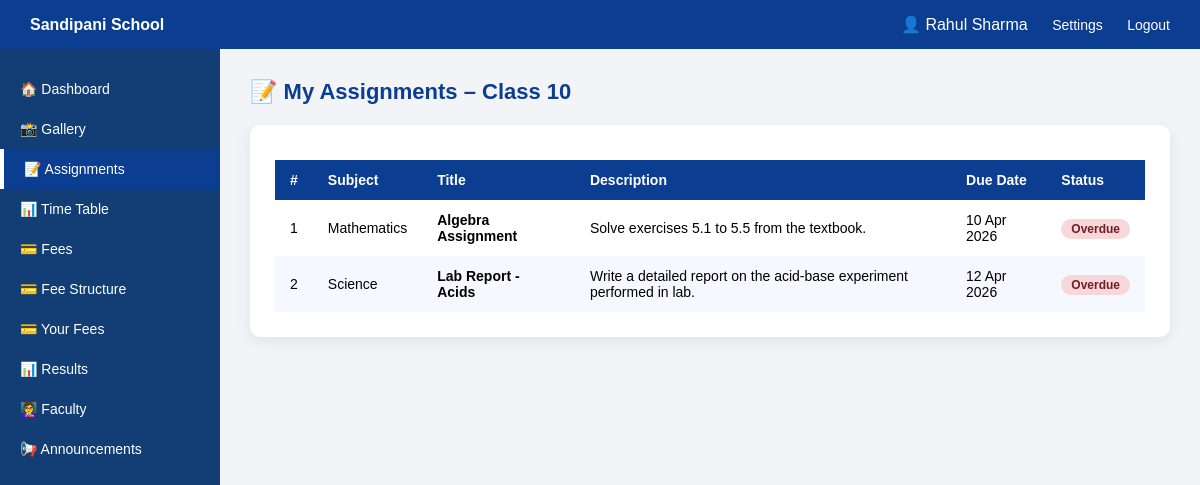
/assignments.php (signed in), run on the app's committed database.
### tables this page shows
CREATE TABLE IF NOT EXISTS assignments (
    id          INT AUTO_INCREMENT PRIMARY KEY,
    class       VARCHAR(20)  NOT NULL,
    subject     VARCHAR(100) NOT NULL,
    title       VARCHAR(200) NOT NULL,
    description TEXT,
    due_date    DATE,
    created_at  TIMESTAMP DEFAULT CURRENT_TIMESTAMP
);

### assignments.php (the view, shortened to what this page needs)
<?php
include "db.php";
$full_name  = $_SESSION['full_name'] ?? $_SESSION['user'];
$user_class = $_SESSION['class'] ?? '';
$stmt = $conn->prepare("SELECT * FROM assignments WHERE class=? ORDER BY due_date ASC");
$stmt->bind_param("s", $user_class);
$stmt->execute();
$results = $stmt->get_result();
?>
<!DOCTYPE html>
<html lang="en">
<head>
</head>
<body>
<div class="topbar">
    <div><strong>Sandipani School</strong></div>
    <div class="top-links">
        <span>👤 <?php echo htmlspecialchars($full_name); ?></span>
        <a href="settings.php">Settings</a>
        <a href="logout.php">Logout</a>
    </div>
</div>
<div class="container">
    <div class="sidebar">
        <a href="dashboard.php">🏠 Dashboard</a>
        <a href="gallery-more.php">📸 Gallery</a>
        <a href="assignments.php" class="active">📝 Assignments</a>
        <a href="timetable.php">📊 Time Table</a>
        <a href="fee.php">💳 Fees</a>
        <a href="fees.php">💳 Fee Structure</a>
        <a href="fees1.php">💳 Your Fees</a>
        <a href="result.php">📊 Results</a>
        <a href="faculty.php">👩‍🏫 Faculty</a>
        <a href="announcement.php">📢 Announcements</a>
    </div>
    <div class="main">
        <div class="page-title">📝 My Assignments – <?php echo htmlspecialchars($user_class); ?></div>
        <div class="card">
            <?php if($results && $results->num_rows > 0): ?>
            <table>
                <thead>
                    <tr>
                        <th>#</th>
                        <th>Subject</th>
                        <th>Title</th>
                        <th>Description</th>
                        <th>Due Date</th>
                        <th>Status</th>
                    </tr>
                </thead>
                <tbody>
                <?php $i=1; while($row = $results->fetch_assoc()):
                    $due     = strtotime($row['due_date']);
                    $today   = time();
                    $diff    = ($due - $today) / 86400;
                    if($diff < 0)       { $status = 'Overdue'; $badge = 'badge-overdue'; }
                    elseif($diff <= 2)  { $status = 'Due Soon'; $badge = 'badge-due'; }
                    else                { $status = 'Upcoming'; $badge = 'badge-ok'; }
                ?>
                    <tr>
                        <td><?php echo $i++; ?></td>
                        <td><?php echo htmlspecialchars($row['subject']); ?></td>
                        <td><strong><?php echo htmlspecialchars($row['title']); ?></strong></td>
                        <td><?php echo htmlspecialchars($row['description'] ?? '-'); ?></td>
                        <td><?php echo date('d M Y', strtotime($row['due_date'])); ?></td>
                        <td><span class="<?php echo $badge; ?>"><?php echo $status; ?></span></td>
                    </tr>
                <?php endwhile; ?>
                </tbody>
            </table>
            <?php else: ?>
                <div class="no-data">📭 No assignments found for your class.</div>
            <?php endif; ?>
        </div>
    </div>
</div>
</body>
</html>

### assignments.php (style rules this page uses)
* { margin:0; padding:0; box-sizing:border-box; font-family:Arial,sans-serif; }
body { background:#f2f4f8; }
.topbar { background:#0b3d91; color:white; padding:15px 30px; display:flex; justify-content:space-between; align-items:center; }
.top-links a { color:white; text-decoration:none; margin-left:20px; font-size:14px; }
.container { display:flex; }
.sidebar { width:220px; background:#123e75; min-height:100vh; padding-top:20px; }
.sidebar a { display:block; color:white; text-decoration:none; padding:12px 20px; font-size:14px; transition:0.3s; }
.sidebar a.active { background:#0b3d91; border-left:4px solid #fff; }
.main { flex:1; padding:30px; }
.page-title { font-size:22px; color:#0b3d91; font-weight:bold; margin-bottom:20px; }
.card { background:white; padding:25px; border-radius:10px; box-shadow:0 4px 15px rgba(0,0,0,0.08); }
table { width:100%; border-collapse:collapse; margin-top:10px; }
thead { background:#0b3d91; color:white; }
th, td { padding:12px 15px; text-align:left; font-size:14px; }
tr:nth-child(even) { background:#f5f8ff; }
.badge-overdue { background:#f8d7da; color:#721c24; padding:3px 10px; border-radius:10px; font-size:12px; font-weight:bold; }

### data on the page
assignments: subject "Mathematics", title "Algebra Assignment", description "Solve exercises 5.1 to 5.5 from the textbook.", due_date "10 Apr 2026", due_date "Overdue"
assignments: subject "Science", title "Lab Report - Acids", description "Write a detailed report on the acid-base experiment performed in lab.", due_date "12 Apr 2026", due_date "Overdue"

### other printed values
$full_name "Rahul Sharma"
$user_class "Class 10"
